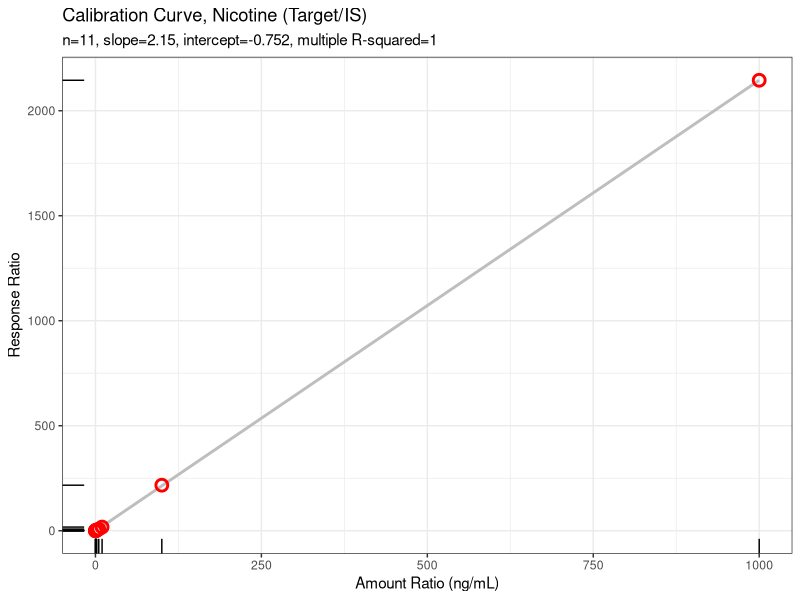

This figure's R source:
## ---- chunk 1
library(tidyverse)
## ---- chunk 2
x <- read_csv("TestData.csv")
IntStdConc <- 5 # ppb
## ---- chunk 3
calibration_data <- x %>% 
  filter(Type == "Cal") %>%
  mutate(calResponseRatio = TargetResponse / IntStdResponse,
         calAmountRatio = ExptConc / IntStdConc)

lm_result <- summary(lm(calibration_data$calResponseRatio ~ calibration_data$calAmountRatio))

calibration_curve <- ggplot(calibration_data, aes(calAmountRatio, calResponseRatio)) +
    #facet_wrap(~) +
    geom_smooth(method = lm, color = "grey", size = 1) +
    geom_point(shape = 21, colour = "red", fill = NA, size = 3, stroke = 1.5) +
    labs(x = 'Amount Ratio (ng/mL)', y = 'Response Ratio') +
    labs(title = 'Calibration Curve, Nicotine (Target/IS)', 
         subtitle = paste('n=', nrow(calibration_data), 
                          ', slope=', signif(lm_result$coefficients[2,1], 3), 
                          ', intercept=', signif(lm_result$coefficients[1,1], 3),
                          ', multiple R-squared=', signif(lm_result$r.squared, 3), sep = '')) +
    geom_rug() +
    theme_bw()
print(calibration_curve)
